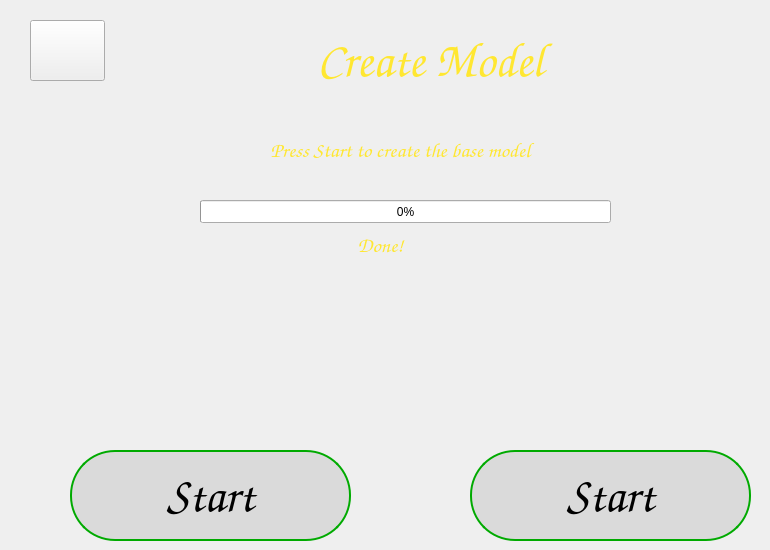
    <widget class="QWidget" name="page_8">
     <widget class="QLabel" name="Title_Page7">
      <property name="geometry">
       <rect>
        <x>100</x>
        <y>-10</y>
        <width>661</width>
        <height>141</height>
       </rect>
      </property>
      <property name="font">
       <font>
        <family>Comic Sans MS</family>
        <pointsize>36</pointsize>
        <weight>75</weight>
        <italic>true</italic>
        <bold>true</bold>
       </font>
      </property>
      <property name="mouseTracking">
       <bool>false</bool>
      </property>
      <property name="styleSheet">
       <string notr="true">QLabel {color :rgb(255, 231, 49);}</string>
      </property>
      <property name="text">
       <string>Create Model</string>
      </property>
      <property name="textFormat">
       <enum>Qt::AutoText</enum>
      </property>
      <property name="scaledContents">
       <bool>false</bool>
      </property>
      <property name="alignment">
       <set>Qt::AlignCenter</set>
      </property>
     </widget>
     <widget class="QPushButton" name="start_page7_button">
      <property name="geometry">
       <rect>
        <x>70</x>
        <y>450</y>
        <width>281</width>
        <height>91</height>
       </rect>
      </property>
      <property name="font">
       <font>
        <family>Comic Sans MS</family>
        <pointsize>36</pointsize>
        <weight>75</weight>
        <bold>true</bold>
       </font>
      </property>
      <property name="styleSheet">
       <string notr="true">QPushButton {
  border-color:rgb(0, 170, 0);
  background-color: rgb(218, 218, 218);
  border-width: 2px;        
  border-style: solid;
  border-radius: 45px;
}

QPushButton:hover:!pressed {
  background-color:  rgb(0, 170, 0);
  color: white
}</string>
      </property>
      <property name="text">
       <string>Start</string>
      </property>
     </widget>
     <widget class="QLabel" name="Description_Page7">
      <property name="geometry">
       <rect>
        <x>70</x>
        <y>80</y>
        <width>661</width>
        <height>141</height>
       </rect>
      </property>
      <property name="font">
       <font>
        <family>Comic Sans MS</family>
        <pointsize>16</pointsize>
        <weight>50</weight>
        <italic>false</italic>
        <bold>false</bold>
       </font>
      </property>
      <property name="mouseTracking">
       <bool>false</bool>
      </property>
      <property name="styleSheet">
       <string notr="true">QLabel {color : rgb(255, 231, 49); }</string>
      </property>
      <property name="text">
       <string>Press Start to create the base model</string>
      </property>
      <property name="textFormat">
       <enum>Qt::AutoText</enum>
      </property>
      <property name="scaledContents">
       <bool>false</bool>
      </property>
      <property name="alignment">
       <set>Qt::AlignCenter</set>
      </property>
     </widget>
     <widget class="QProgressBar" name="progressBar_Page7">
      <property name="geometry">
       <rect>
        <x>200</x>
        <y>200</y>
        <width>411</width>
        <height>23</height>
       </rect>
      </property>
      <property name="value">
       <number>0</number>
      </property>
     </widget>
     <widget class="QLabel" name="Done_Page7">
      <property name="enabled">
       <bool>false</bool>
      </property>
      <property name="geometry">
       <rect>
        <x>330</x>
        <y>230</y>
        <width>101</width>
        <height>31</height>
       </rect>
      </property>
      <property name="font">
       <font>
        <family>Comic Sans MS</family>
        <pointsize>16</pointsize>
        <weight>50</weight>
        <italic>false</italic>
        <bold>false</bold>
       </font>
      </property>
      <property name="mouseTracking">
       <bool>false</bool>
      </property>
      <property name="styleSheet">
       <string notr="true">QLabel {color : rgb(255, 231, 49); }</string>
      </property>
      <property name="text">
       <string>Done!</string>
      </property>
      <property name="textFormat">
       <enum>Qt::AutoText</enum>
      </property>
      <property name="scaledContents">
       <bool>false</bool>
      </property>
      <property name="alignment">
       <set>Qt::AlignCenter</set>
      </property>
     </widget>
     <widget class="QLabel" name="Icon_7">
      <property name="geometry">
       <rect>
        <x>110</x>
        <y>10</y>
        <width>121</width>
        <height>111</height>
       </rect>
      </property>
      <property name="text">
       <string/>
      </property>
      <property name="pixmap">
       <pixmap>Img/I3.png</pixmap>
      </property>
      <property name="scaledContents">
       <bool>true</bool>
      </property>
     </widget>
     <widget class="QPushButton" name="return_button_page7">
      <property name="geometry">
       <rect>
        <x>30</x>
        <y>20</y>
        <width>75</width>
        <height>61</height>
       </rect>
      </property>
      <property name="toolTip">
       <string>Return to previous page</string>
      </property>
      <property name="text">
       <string/>
      </property>
     </widget>
     <widget class="QPushButton" name="start_page7_button_2">
      <property name="geometry">
       <rect>
        <x>470</x>
        <y>450</y>
        <width>281</width>
        <height>91</height>
       </rect>
      </property>
      <property name="font">
       <font>
        <family>Comic Sans MS</family>
        <pointsize>36</pointsize>
        <weight>75</weight>
        <bold>true</bold>
       </font>
      </property>
      <property name="styleSheet">
       <string notr="true">QPushButton {
  border-color:rgb(0, 170, 0);
  background-color: rgb(218, 218, 218);
  border-width: 2px;        
  border-style: solid;
  border-radius: 45px;
}

QPushButton:hover:!pressed {
  background-color:  rgb(0, 170, 0);
  color: white
}</string>
      </property>
      <property name="text">
       <string>Start</string>
      </property>
     </widget>
     <widget class="QLabel" name="label_4">
      <property name="geometry">
       <rect>
        <x>110</x>
        <y>260</y>
        <width>181</width>
        <height>171</height>
       </rect>
      </property>
      <property name="toolTip">
       <string>Flip Images (left and right)</string>
      </property>
      <property name="text">
       <string/>
      </property>
      <property name="pixmap">
       <pixmap>Img/flip.png</pixmap>
      </property>
      <property name="scaledContents">
       <bool>true</bool>
      </property>
     </widget>
     <widget class="QLabel" name="label_5">
      <property name="geometry">
       <rect>
        <x>520</x>
        <y>270</y>
        <width>161</width>
        <height>151</height>
       </rect>
      </property>
      <property name="toolTip">
       <string>Analyse and create model</string>
      </property>
      <property name="text">
       <string/>
      </property>
      <property name="pixmap">
       <pixmap>Img/analysis.png</pixmap>
      </property>
      <property name="scaledContents">
       <bool>true</bool>
      </property>
     </widget>
    </widget>
